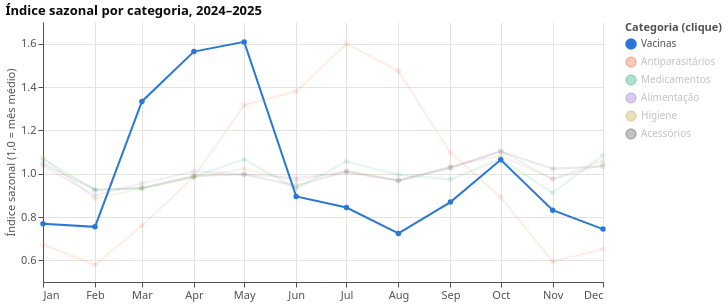

Notebook cell for this chart:
### Markdown cell above
**Resposta.** As explorações pecuárias são 17% da faturação, mas 84% do que está vencido há mais de 90 dias, e pagam em média 29 dias
depois do vencimento, contra cerca de 3 dias para todos os outros (regra R5). Condições de crédito ou um adiantamento para as explorações
libertariam a maior parte do dinheiro parado.

### P5. O que é sazonal?

Índice sazonal = faturação média mensal da categoria nesse mês do calendário ÷ o seu mês médio, nos anos completos de
2024 e 2025. **Clique numa categoria na legenda** para a destacar.

### Code cell
full = sales[sales["order_date"].dt.year.isin([2024, 2025])]
season = full.groupby(["category", full["order_date"].dt.month.rename("m")])["net"].sum().div(2).reset_index()
season["index"] = season["net"] / season.groupby("category")["net"].transform("mean")
season["month"] = pd.to_datetime(dict(year=2025, month=season["m"], day=1))

pick_c = alt.selection_point(fields=["category"], bind="legend", value=[{"category": "Vaccines"}])
alt.Chart(season).mark_line(point=True).encode(
    x=alt.X("month:T", title=None, axis=alt.Axis(format="%b")),
    y=alt.Y("index:Q", title="Índice sazonal (1,0 = mês médio)", scale=alt.Scale(zero=False)),
    color=alt.Color("category:N", title="Categoria (clique)",
                    scale=alt.Scale(domain=["Vaccines", "Parasiticides", "Pharmaceuticals", "Pet food", "Hygiene", "Accessories"],
                                    range=[BLUE, ORANGE, GREEN, "#9a6fd0", "#c2a34a", MUTED])),
    opacity=alt.condition(pick_c, alt.value(1), alt.value(0.12)),
    tooltip=["category", alt.Tooltip("month:T", format="%B"), alt.Tooltip("index:Q", format=".2f")],
).add_params(pick_c).properties(width=560, height=260, title="Índice sazonal por categoria, 2024–2025")

### Figure 1 — Vega-Lite specification as saved in the notebook (floating-point values rounded to 4 significant figures)
{"config": {"view": {"stroke": null}, "axis": {"gridColor": "#e4e3df", "domainColor": "#52514e", "tickColor": "#52514e", "labelColor": "#52514e", "titleColor": "#52514e", "labelFontSize": 11, "titleFontSize": 11, "titleFontWeight": "normal"}, "legend": {"labelColor": "#52514e", "titleColor": "#52514e"}, "title": {"anchor": "start", "fontSize": 13, "color": "#0b0b0b"}, "font": "system-ui, -apple-system, Segoe UI, sans-serif"}, "data": {"name": "data-e89a3b882858e97197264dfd9657f356"}, "mark": {"type": "line", "point": true}, "encoding": {"color": {"field": "category", "scale": {"domain": ["Vacinas", "Antiparasitários", "Medicamentos", "Alimentação", "Higiene", "Acessórios"], "range": ["#2a78d6", "#eb6834", "#1baf7a", "#9a6fd0", "#c2a34a", "#52514e"]}, "title": "Categoria (clique)", "type": "nominal"}, "opacity": {"condition": {"param": "param_d1f7d38a65aa2bcd", "value": 1}, "value": 0.12}, "tooltip": [{"field": "category", "type": "nominal"}, {"field": "month", "format": "%B", "type": "temporal"}, {"field": "index", "format": ".2f", "type": "quantitative"}], "x": {"axis": {"format": "%b"}, "field": "month", "title": null, "type": "temporal"}, "y": {"field": "index", "scale": {"zero": false}, "title": "Índice sazonal (1,0 = mês médio)", "type": "quantitative"}}, "height": 260, "params": [{"name": "param_d1f7d38a65aa2bcd", "select": {"type": "point", "fields": ["category"]}, "bind": "legend", "value": [{"category": "Vacinas"}]}], "title": "Índice sazonal por categoria, 2024–2025", "width": 560, "$schema": "https://vega.github.io/schema/vega-lite/v6.4.1.json", "datasets": {"data-e89a3b882858e97197264dfd9657f356": [{"category": "Acessórios", "m": 1, "net": 172000.0, "index": 1.047, "month": "2025-01-01T00:00:00"}, {"category": "Acessórios", "m": 2, "net": 152000.0, "index": 0.9249, "month": "2025-02-01T00:00:00"}, {"category": "Acessórios", "m": 3, "net": 153500.0, "index": 0.9343, "month": "2025-03-01T00:00:00"}, {"category": "Acessórios", "m": 4, "net": 162500.0, "index": 0.9891, "month": "2025-04-01T00:00:00"}, {"category": "Acessórios", "m": 5, "net": 163600.0, "index": 0.9958, "month": "2025-05-01T00:00:00"}, {"category": "Acessórios", "m": 6, "net": 155100.0, "index": 0.944, "month": "2025-06-01T00:00:00"}, {"category": "Acessórios", "m": 7, "net": 166000.0, "index": 1.01, "month": "2025-07-01T00:00:00"}, {"category": "Acessórios", "m": 8, "net": 159200.0, "index": 0.9688, "month": "2025-08-01T00:00:00"}, {"category": "Acessórios", "m": 9, "net": 168900.0, "index": 1.028, "month": "2025-09-01T00:00:00"}, {"category": "Acessórios", "m": 10, "net": 181100.0, "index": 1.102, "month": "2025-10-01T00:00:00"}, {"category": "Acessórios", "m": 11, "net": 168100.0, "index": 1.023, "month": "2025-11-01T00:00:00"}, {"category": "Acessórios", "m": 12, "net": 169800.0, "index": 1.033, "month": "2025-12-01T00:00:00"}, {"category": "Higiene", "m": 1, "net": 98880.0, "index": 1.075, "month": "2025-01-01T00:00:00"}, {"category": "Higiene", "m": 2, "net": 81310.0, "index": 0.884, "month": "2025-02-01T00:00:00"}, {"category": "Higiene", "m": 3, "net": 85800.0, "index": 0.9329, "month": "2025-03-01T00:00:00"}, {"category": "Higiene", "m": 4, "net": 90320.0, "index": 0.982, "month": "2025-04-01T00:00:00"}, {"category": "Higiene", "m": 5, "net": 94080.0, "index": 1.023, "month": "2025-05-01T00:00:00"}, {"category": "Higiene", "m": 6, "net": 88840.0, "index": 0.9659, "month": "2025-06-01T00:00:00"}, {"category": "Higiene", "m": 7, "net": 93270.0, "index": 1.014, "month": "2025-07-01T00:00:00"}, {"category": "Higiene", "m": 8, "net": 89210.0, "index": 0.9699, "month": "2025-08-01T00:00:00"}, {"category": "Higiene", "m": 9, "net": 95000.0, "index": 1.033, "month": "2025-09-01T00:00:00"}, {"category": "Higiene", "m": 10, "net": 99700.0, "index": 1.084, "month": "2025-10-01T00:00:00"}, {"category": "Higiene", "m": 11, "net": 89780.0, "index": 0.976, "month": "2025-11-01T00:00:00"}, {"category": "Higiene", "m": 12, "net": 97580.0, "index": 1.061, "month": "2025-12-01T00:00:00"}, {"category": "Antiparasitários", "m": 1, "net": 400400.0, "index": 0.6729, "month": "2025-01-01T00:00:00"}, {"category": "Antiparasitários", "m": 2, "net": 344800.0, "index": 0.5795, "month": "2025-02-01T00:00:00"}, {"category": "Antiparasitários", "m": 3, "net": 451700.0, "index": 0.7591, "month": "2025-03-01T00:00:00"}, {"category": "Antiparasitários", "m": 4, "net": 586600.0, "index": 0.9858, "month": "2025-04-01T00:00:00"}, {"category": "Antiparasitários", "m": 5, "net": 783200.0, "index": 1.316, "month": "2025-05-01T00:00:00"}, {"category": "Antiparasitários", "m": 6, "net": 821400.0, "index": 1.38, "month": "2025-06-01T00:00:00"}, {"category": "Antiparasitários", "m": 7, "net": 952100.0, "index": 1.6, "month": "2025-07-01T00:00:00"}, {"category": "Antiparasitários", "m": 8, "net": 876800.0, "index": 1.473, "month": "2025-08-01T00:00:00"}, {"category": "Antiparasitários", "m": 9, "net": 652700.0, "index": 1.097, "month": "2025-09-01T00:00:00"}, {"category": "Antiparasitários", "m": 10, "net": 530200.0, "index": 0.8909, "month": "2025-10-01T00:00:00"}, {"category": "Antiparasitários", "m": 11, "net": 353200.0, "index": 0.5936, "month": "2025-11-01T00:00:00"}, {"category": "Antiparasitários", "m": 12, "net": 387900.0, "index": 0.6519, "month": "2025-12-01T00:00:00"}, {"category": "Alimentação", "m": 1, "net": 987000.0, "index": 1.036, "month": "2025-01-01T00:00:00"}, {"category": "Alimentação", "m": 2, "net": 856600.0, "index": 0.8994, "month": "2025-02-01T00:00:00"}, {"category": "Alimentação", "m": 3, "net": 909800.0, "index": 0.9553, "month": "2025-03-01T00:00:00"}, {"category": "Alimentação", "m": 4, "net": 962800.0, "index": 1.011, "month": "2025-04-01T00:00:00"}, {"category": "Alimentação", "m": 5, "net": 949600.0, "index": 0.9971, "month": "2025-05-01T00:00:00"}, {"category": "Alimentação", "m": 6, "net": 933000.0, "index": 0.9796, "month": "2025-06-01T00:00:00"}, {"category": "Alimentação", "m": 7, "net": 957400.0, "index": 1.005, "month": "2025-07-01T00:00:00"}, {"category": "Alimentação", "m": 8, "net": 921700.0, "index": 0.9678, "month": "2025-08-01T00:00:00"}, {"category": "Alimentação", "m": 9, "net": 977200.0, "index": 1.026, "month": "2025-09-01T00:00:00"}, {"category": "Alimentação", "m": 10, "net": 1052000.0, "index": 1.105, "month": "2025-10-01T00:00:00"}, {"category": "Alimentação", "m": 11, "net": 927800.0, "index": 0.9742, "month": "2025-11-01T00:00:00"}, {"category": "Alimentação", "m": 12, "net": 993300.0, "index": 1.043, "month": "2025-12-01T00:00:00"}, {"category": "Medicamentos", "m": 1, "net": 1236000.0, "index": 1.067, "month": "2025-01-01T00:00:00"}, {"category": "Medicamentos", "m": 2, "net": 1073000.0, "index": 0.926, "month": "2025-02-01T00:00:00"}, {"category": "Medicamentos", "m": 3, "net": 1081000.0, "index": 0.9332, "month": "2025-03-01T00:00:00"}, {"category": "Medicamentos", "m": 4, "net": 1142000.0, "index": 0.9855, "month": "2025-04-01T00:00:00"}, {"category": "Medicamentos", "m": 5, "net": 1235000.0, "index": 1.066, "month": "2025-05-01T00:00:00"}, {"category": "Medicamentos", "m": 6, "net": 1079000.0, "index": 0.9316, "month": "2025-06-01T00:00:00"}, {"category": "Medicamentos", "m": 7, "net": 1225000.0, "index": 1.057, "month": "2025-07-01T00:00:00"}, {"category": "Medicamentos", "m": 8, "net": 1152000.0, "index": 0.9945, "month": "2025-08-01T00:00:00"}, {"category": "Medicamentos", "m": 9, "net": 1128000.0, "index": 0.9737, "month": "2025-09-01T00:00:00"}, {"category": "Medicamentos", "m": 10, "net": 1238000.0, "index": 1.068, "month": "2025-10-01T00:00:00"}, {"category": "Medicamentos", "m": 11, "net": 1056000.0, "index": 0.9119, "month": "2025-11-01T00:00:00"}, {"category": "Medicamentos", "m": 12, "net": 1257000.0, "index": 1.085, "month": "2025-12-01T00:00:00"}, {"category": "Vacinas", "m": 1, "net": 489800.0, "index": 0.7693, "month": "2025-01-01T00:00:00"}, {"category": "Vacinas", "m": 2, "net": 480400.0, "index": 0.7545, "month": "2025-02-01T00:00:00"}, {"category": "Vacinas", "m": 3, "net": 848900.0, "index": 1.333, "month": "2025-03-01T00:00:00"}, {"category": "Vacinas", "m": 4, "net": 995400.0, "index": 1.563, "month": "2025-04-01T00:00:00"}, {"category": "Vacinas", "m": 5, "net": 1024000.0, "index": 1.608, "month": "2025-05-01T00:00:00"}, {"category": "Vacinas", "m": 6, "net": 569800.0, "index": 0.8949, "month": "2025-06-01T00:00:00"}, {"category": "Vacinas", "m": 7, "net": 537300.0, "index": 0.8439, "month": "2025-07-01T00:00:00"}, {"category": "Vacinas", "m": 8, "net": 460900.0, "index": 0.724, "month": "2025-08-01T00:00:00"}, {"category": "Vacinas", "m": 9, "net": 553100.0, "index": 0.8688, "month": "2025-09-01T00:00:00"}, {"category": "Vacinas", "m": 10, "net": 677300.0, "index": 1.064, "month": "2025-10-01T00:00:00"}, {"category": "Vacinas", "m": 11, "net": 529400.0, "index": 0.8316, "month": "2025-11-01T00:00:00"}, {"category": "Vacinas", "m": 12, "net": 473700.0, "index": 0.7441, "month": "2025-12-01T00:00:00"}]}}
